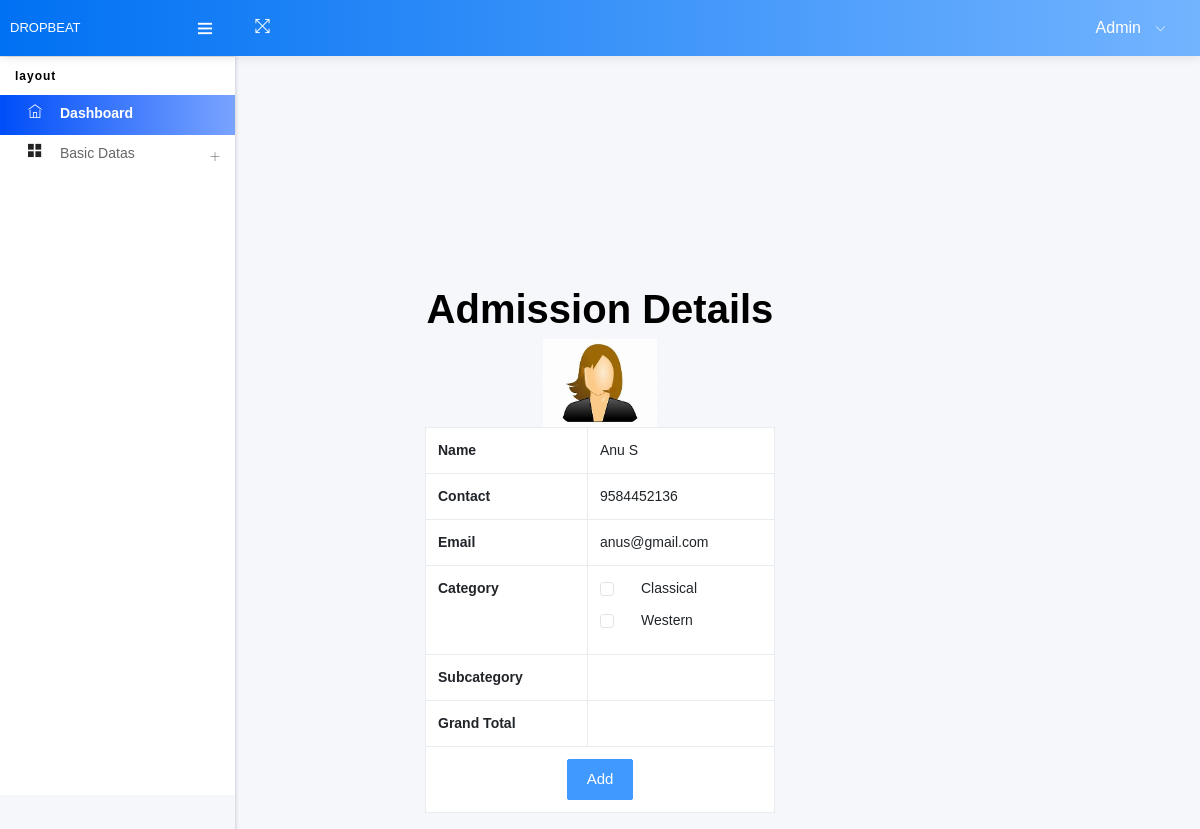
The app's page /Project/Admin/AdmissionDetails.php?student_id=1, older data.
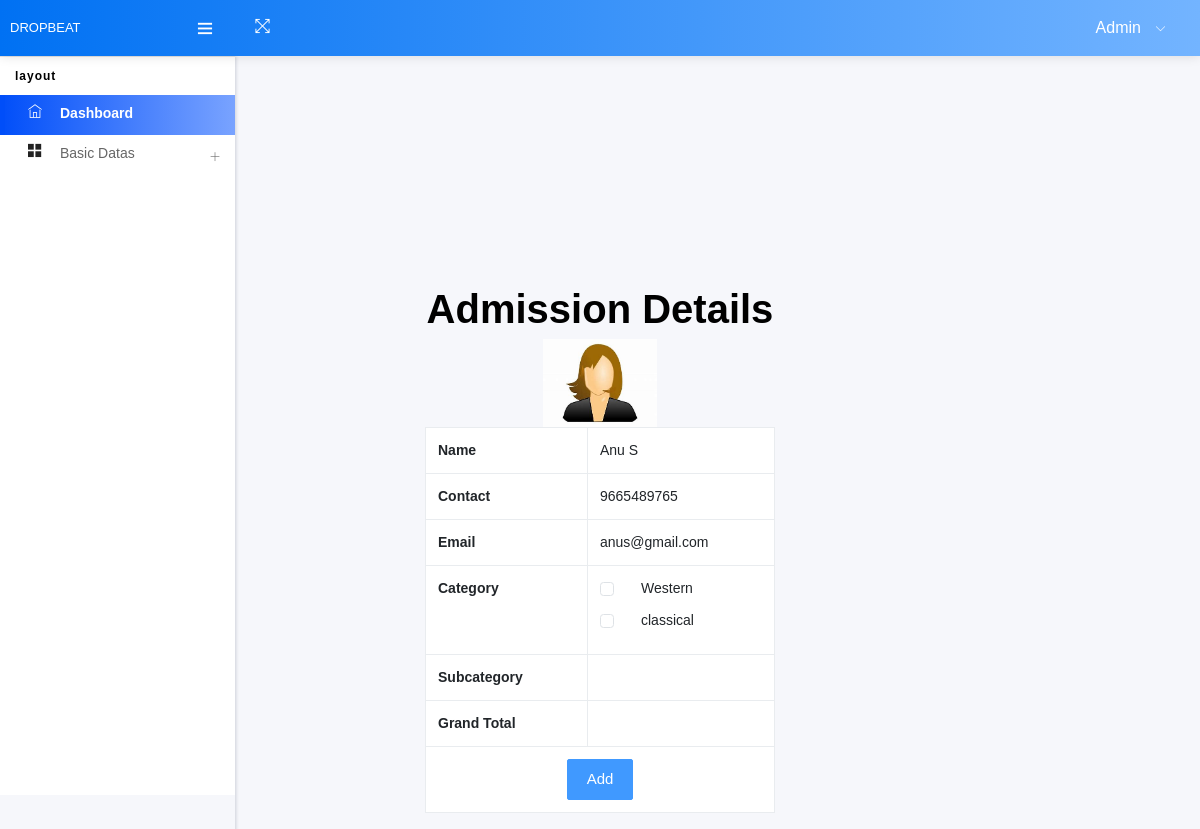
The same page, newer data.
### tables this page shows
CREATE TABLE `tbl_studentregistration` (
  `student_id` int(11) NOT NULL auto_increment,
  `student_name` varchar(50) NOT NULL,
  `student_contact` varchar(50) NOT NULL,
  `student_email` varchar(50) NOT NULL,
  `student_password` varchar(50) NOT NULL,
  `student_photo` varchar(50) NOT NULL,
  PRIMARY KEY  (`student_id`)
);

CREATE TABLE `tbl_category` (
  `category_id` int(11) NOT NULL auto_increment,
  `category_name` varchar(50) NOT NULL,
  PRIMARY KEY  (`category_id`)
);

### Project/Admin/AdmissionDetails.php (the view, shortened to what this page needs)
<!DOCTYPE html PUBLIC "-//W3C//DTD XHTML 1.0 Transitional//EN" "http://www.w3.org/TR/xhtml1/DTD/xhtml1-transitional.dtd">
<html xmlns="http://www.w3.org/1999/xhtml">
<head>
<link href="https://cdn.jsdelivr.net/npm/bootstrap@5.5.0/dist/css/bootstrap.min.css" rel="stylesheet">
</head>
<body style="background-color:lightslategray;color: black;">
<body>
<?php
include("Head.php");
$sel="select * from tbl_studentregistration where student_id='".$_GET["student_id"]."'";
$data=mysql_query($sel);
$row=mysql_fetch_array($data);
?>
<br><br><br><br><br><br><br><br><br><br><br>
 <div class="container">
 <center><h1>Admission Details</h1></center>
        <form method="post">
            <div class="row justify-content-center">
                <div class="col-md-4 text-center">
                    <img src="../Assets/Files/User/<?php echo $row["student_photo"]?>" alt="imagepro" width="114" height="88" />
                </div>
            </div>
            <div class="row justify-content-center">
                <div class="col-md-4">
                    <table class="table table-bordered">
                        <tr>
                            <th>Name</th>
                            <td width="187"><?php echo $row["student_name"]?></td>
                        </tr>
                        <tr>
                            <th>Contact</th>
                            <td><?php echo $row["student_contact"]?></td>
                        </tr>
                        <tr>
                            <th>Email</th>
                            <td><?php echo $row["student_email"]?></td>
                        </tr>
                        <tr>
                            <th>Category</th>
                            <td>
                                <?php
                                    $sel="select * from tbl_category";
                                    $data=mysql_query($sel);
                                    while($row=mysql_fetch_array($data))
                                    {
                                ?>
                                <div class="form-check">
                                    <input type="checkbox" name="cate[]" id="cate" class="form-check-input cate" value="<?php echo $row["category_id"]?>" onclick="getSub()"/>
                                    <label class="form-check-label" for="cate"><?php echo $row["category_name"]?></label>
                                </div>
                                <?php
                                    }
                                ?>
                            </td>
                        </tr>
                        <tr>
                            <th>Subcategory</th>
                            <td id="subcat"><?php echo $row["category_name"]?></td>
                        </tr>
                        <tr>
                            <th>Grand Total</th>
                            <td id="total"></td>
                        </tr>
                        <tr>
                            <td colspan="2" class="text-center">
                                <input type="submit" name="btnsave" value="Add" class="btn btn-primary" />
                            </td>
                        </tr>
                    </table>
                </div>
            </div>
        </form>
    </div>
</body>
</html>
</body>
</html>

Row changes from the older to the newer data that the page shows:
removed tbl_category: category_name "Classical"
changed tbl_studentregistration "Anu S": student_contact "9584452136" → "9665489765"
added tbl_category: category_name "classical"
